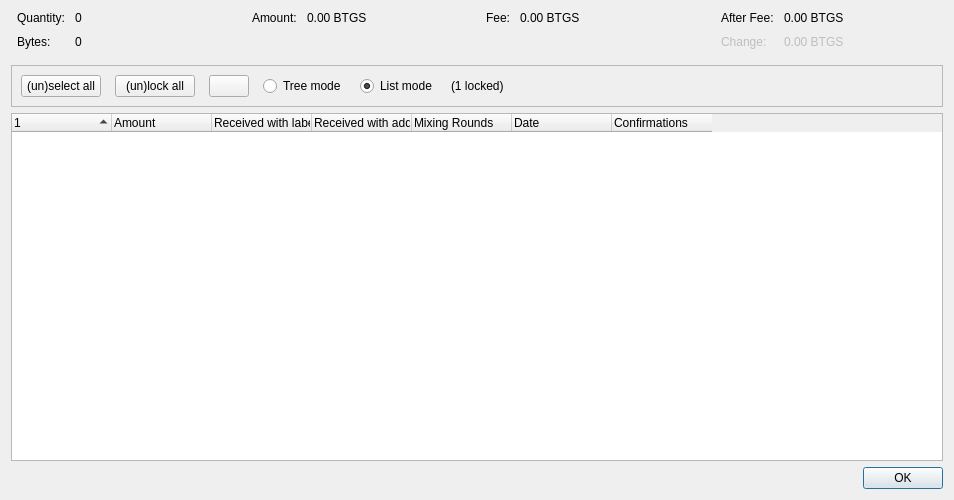
<?xml version="1.0" encoding="UTF-8"?>
<ui version="4.0">
 <class>CoinControlDialog</class>
 <widget class="QDialog" name="CoinControlDialog">
  <property name="geometry">
   <rect>
    <x>0</x>
    <y>0</y>
    <width>954</width>
    <height>500</height>
   </rect>
  </property>
  <property name="windowTitle">
   <string>Coin Selection</string>
  </property>
  <layout class="QVBoxLayout" name="verticalLayout">
   <item>
    <layout class="QHBoxLayout" name="horizontalLayoutTop" stretch="0,0,0,0">
     <property name="topMargin">
      <number>0</number>
     </property>
     <property name="bottomMargin">
      <number>10</number>
     </property>
     <item>
      <layout class="QFormLayout" name="formLayoutCoinControl1">
       <property name="labelAlignment">
        <set>Qt::AlignLeft|Qt::AlignVCenter</set>
       </property>
       <property name="horizontalSpacing">
        <number>10</number>
       </property>
       <property name="verticalSpacing">
        <number>10</number>
       </property>
       <property name="leftMargin">
        <number>6</number>
       </property>
       <property name="rightMargin">
        <number>6</number>
       </property>
       <item row="0" column="0">
        <widget class="QLabel" name="labelCoinControlQuantityText">
         <property name="text">
          <string>Quantity:</string>
         </property>
        </widget>
       </item>
       <item row="0" column="1">
        <widget class="QLabel" name="labelCoinControlQuantity">
         <property name="cursor">
          <cursorShape>IBeamCursor</cursorShape>
         </property>
         <property name="contextMenuPolicy">
          <enum>Qt::ActionsContextMenu</enum>
         </property>
         <property name="text">
          <string notr="true">0</string>
         </property>
         <property name="textInteractionFlags">
          <set>Qt::LinksAccessibleByMouse|Qt::TextSelectableByKeyboard|Qt::TextSelectableByMouse</set>
         </property>
        </widget>
       </item>
       <item row="1" column="0">
        <widget class="QLabel" name="labelCoinControlBytesText">
         <property name="text">
          <string>Bytes:</string>
         </property>
        </widget>
       </item>
       <item row="1" column="1">
        <widget class="QLabel" name="labelCoinControlBytes">
         <property name="cursor">
          <cursorShape>IBeamCursor</cursorShape>
         </property>
         <property name="contextMenuPolicy">
          <enum>Qt::ActionsContextMenu</enum>
         </property>
         <property name="text">
          <string notr="true">0</string>
         </property>
         <property name="textInteractionFlags">
          <set>Qt::LinksAccessibleByMouse|Qt::TextSelectableByKeyboard|Qt::TextSelectableByMouse</set>
         </property>
        </widget>
       </item>
      </layout>
     </item>
     <item>
      <layout class="QFormLayout" name="formLayoutCoinControl2">
       <property name="horizontalSpacing">
        <number>10</number>
       </property>
       <property name="verticalSpacing">
        <number>10</number>
       </property>
       <property name="leftMargin">
        <number>6</number>
       </property>
       <property name="rightMargin">
        <number>6</number>
       </property>
       <item row="0" column="0">
        <widget class="QLabel" name="labelCoinControlAmountText">
         <property name="text">
          <string>Amount:</string>
         </property>
        </widget>
       </item>
       <item row="0" column="1">
        <widget class="QLabel" name="labelCoinControlAmount">
         <property name="cursor">
          <cursorShape>IBeamCursor</cursorShape>
         </property>
         <property name="contextMenuPolicy">
          <enum>Qt::ActionsContextMenu</enum>
         </property>
         <property name="text">
          <string notr="true">0.00 BTGS</string>
         </property>
         <property name="textInteractionFlags">
          <set>Qt::LinksAccessibleByMouse|Qt::TextSelectableByKeyboard|Qt::TextSelectableByMouse</set>
         </property>
        </widget>
       </item>
      </layout>
     </item>
     <item>
      <layout class="QFormLayout" name="formLayoutCoinControl3">
       <property name="horizontalSpacing">
        <number>10</number>
       </property>
       <property name="verticalSpacing">
        <number>10</number>
       </property>
       <property name="leftMargin">
        <number>6</number>
       </property>
       <property name="rightMargin">
        <number>6</number>
       </property>
       <item row="0" column="0">
        <widget class="QLabel" name="labelCoinControlFeeText">
         <property name="text">
          <string>Fee:</string>
         </property>
        </widget>
       </item>
       <item row="0" column="1">
        <widget class="QLabel" name="labelCoinControlFee">
         <property name="cursor">
          <cursorShape>IBeamCursor</cursorShape>
         </property>
         <property name="contextMenuPolicy">
          <enum>Qt::ActionsContextMenu</enum>
         </property>
         <property name="text">
          <string notr="true">0.00 BTGS</string>
         </property>
         <property name="textInteractionFlags">
          <set>Qt::LinksAccessibleByMouse|Qt::TextSelectableByKeyboard|Qt::TextSelectableByMouse</set>
         </property>
        </widget>
       </item>
      </layout>
     </item>
     <item>
      <layout class="QFormLayout" name="formLayoutCoinControl4">
       <property name="labelAlignment">
        <set>Qt::AlignLeft|Qt::AlignVCenter</set>
       </property>
       <property name="horizontalSpacing">
        <number>10</number>
       </property>
       <property name="verticalSpacing">
        <number>10</number>
       </property>
       <property name="leftMargin">
        <number>6</number>
       </property>
       <property name="rightMargin">
        <number>6</number>
       </property>
       <item row="0" column="0">
        <widget class="QLabel" name="labelCoinControlAfterFeeText">
         <property name="text">
          <string>After Fee:</string>
         </property>
        </widget>
       </item>
       <item row="0" column="1">
        <widget class="QLabel" name="labelCoinControlAfterFee">
         <property name="cursor">
          <cursorShape>IBeamCursor</cursorShape>
         </property>
         <property name="contextMenuPolicy">
          <enum>Qt::ActionsContextMenu</enum>
         </property>
         <property name="text">
          <string notr="true">0.00 BTGS</string>
         </property>
         <property name="textInteractionFlags">
          <set>Qt::LinksAccessibleByMouse|Qt::TextSelectableByKeyboard|Qt::TextSelectableByMouse</set>
         </property>
        </widget>
       </item>
       <item row="1" column="0">
        <widget class="QLabel" name="labelCoinControlChangeText">
         <property name="enabled">
          <bool>false</bool>
         </property>
         <property name="text">
          <string>Change:</string>
         </property>
        </widget>
       </item>
       <item row="1" column="1">
        <widget class="QLabel" name="labelCoinControlChange">
         <property name="enabled">
          <bool>false</bool>
         </property>
         <property name="cursor">
          <cursorShape>IBeamCursor</cursorShape>
         </property>
         <property name="contextMenuPolicy">
          <enum>Qt::ActionsContextMenu</enum>
         </property>
         <property name="text">
          <string notr="true">0.00 BTGS</string>
         </property>
         <property name="textInteractionFlags">
          <set>Qt::LinksAccessibleByMouse|Qt::TextSelectableByKeyboard|Qt::TextSelectableByMouse</set>
         </property>
        </widget>
       </item>
      </layout>
     </item>
    </layout>
   </item>
   <item>
    <widget class="QFrame" name="frame">
     <property name="minimumSize">
      <size>
       <width>0</width>
       <height>40</height>
      </size>
     </property>
     <property name="frameShape">
      <enum>QFrame::StyledPanel</enum>
     </property>
     <property name="frameShadow">
      <enum>QFrame::Sunken</enum>
     </property>
     <layout class="QHBoxLayout" name="horizontalLayout">
      <item>
       <layout class="QHBoxLayout" name="horizontalLayoutPanel" stretch="0,0,0,0,0,0,0">
        <property name="spacing">
         <number>14</number>
        </property>
        <item>
         <widget class="QPushButton" name="pushButtonSelectAll">
          <property name="sizePolicy">
           <sizepolicy hsizetype="Maximum" vsizetype="Fixed">
            <horstretch>0</horstretch>
            <verstretch>0</verstretch>
           </sizepolicy>
          </property>
          <property name="text">
           <string>(un)select all</string>
          </property>
          <property name="autoDefault">
           <bool>false</bool>
          </property>
         </widget>
        </item>
        <item>
         <widget class="QPushButton" name="pushButtonLockAll">
          <property name="sizePolicy">
           <sizepolicy hsizetype="Maximum" vsizetype="Fixed">
            <horstretch>0</horstretch>
            <verstretch>0</verstretch>
           </sizepolicy>
          </property>
          <property name="text">
           <string>(un)lock all</string>
          </property>
          <property name="autoDefault">
           <bool>false</bool>
          </property>
         </widget>
        </item>
        <item>
         <widget class="QPushButton" name="hideButton">
          <property name="sizePolicy">
           <sizepolicy hsizetype="Maximum" vsizetype="Fixed">
            <horstretch>0</horstretch>
            <verstretch>0</verstretch>
           </sizepolicy>
          </property>
          <property name="text">
           <string/>
          </property>
          <property name="autoDefault">
           <bool>false</bool>
          </property>
         </widget>
        </item>
        <item>
         <widget class="QRadioButton" name="radioTreeMode">
          <property name="sizePolicy">
           <sizepolicy hsizetype="Maximum" vsizetype="Fixed">
            <horstretch>0</horstretch>
            <verstretch>0</verstretch>
           </sizepolicy>
          </property>
          <property name="text">
           <string>Tree mode</string>
          </property>
         </widget>
        </item>
        <item>
         <widget class="QRadioButton" name="radioListMode">
          <property name="sizePolicy">
           <sizepolicy hsizetype="Maximum" vsizetype="Fixed">
            <horstretch>0</horstretch>
            <verstretch>0</verstretch>
           </sizepolicy>
          </property>
          <property name="text">
           <string>List mode</string>
          </property>
          <property name="checked">
           <bool>true</bool>
          </property>
         </widget>
        </item>
        <item>
         <widget class="QLabel" name="labelLocked">
          <property name="text">
           <string>(1 locked)</string>
          </property>
         </widget>
        </item>
        <item>
         <spacer name="horizontalSpacer">
          <property name="orientation">
           <enum>Qt::Horizontal</enum>
          </property>
          <property name="sizeHint" stdset="0">
           <size>
            <width>40</width>
            <height>20</height>
           </size>
          </property>
         </spacer>
        </item>
       </layout>
      </item>
     </layout>
    </widget>
   </item>
   <item>
    <widget class="CoinControlTreeWidget" name="treeWidget">
     <property name="contextMenuPolicy">
      <enum>Qt::CustomContextMenu</enum>
     </property>
     <property name="sortingEnabled">
      <bool>false</bool>
     </property>
     <property name="columnCount">
      <number>7</number>
     </property>
     <attribute name="headerShowSortIndicator" stdset="0">
      <bool>true</bool>
     </attribute>
     <attribute name="headerStretchLastSection">
      <bool>false</bool>
     </attribute>
     <column>
      <property name="text">
       <string/>
      </property>
     </column>
     <column>
      <property name="text">
       <string>Amount</string>
      </property>
     </column>
     <column>
      <property name="text">
       <string>Received with label</string>
      </property>
     </column>
     <column>
      <property name="text">
       <string>Received with address</string>
      </property>
     </column>
     <column>
      <property name="text">
       <string>Mixing Rounds</string>
      </property>
     </column>
     <column>
      <property name="text">
       <string>Date</string>
      </property>
     </column>
     <column>
      <property name="text">
       <string>Confirmations</string>
      </property>
      <property name="toolTip">
       <string>Confirmed</string>
      </property>
     </column>
    </widget>
   </item>
   <item>
    <widget class="QDialogButtonBox" name="buttonBox">
     <property name="orientation">
      <enum>Qt::Horizontal</enum>
     </property>
     <property name="standardButtons">
      <set>QDialogButtonBox::Ok</set>
     </property>
    </widget>
   </item>
  </layout>
 </widget>
 <customwidgets>
  <customwidget>
   <class>CoinControlTreeWidget</class>
   <extends>QTreeWidget</extends>
   <header>qt/coincontroltreewidget.h</header>
  </customwidget>
 </customwidgets>
 <resources/>
 <connections/>
</ui>
